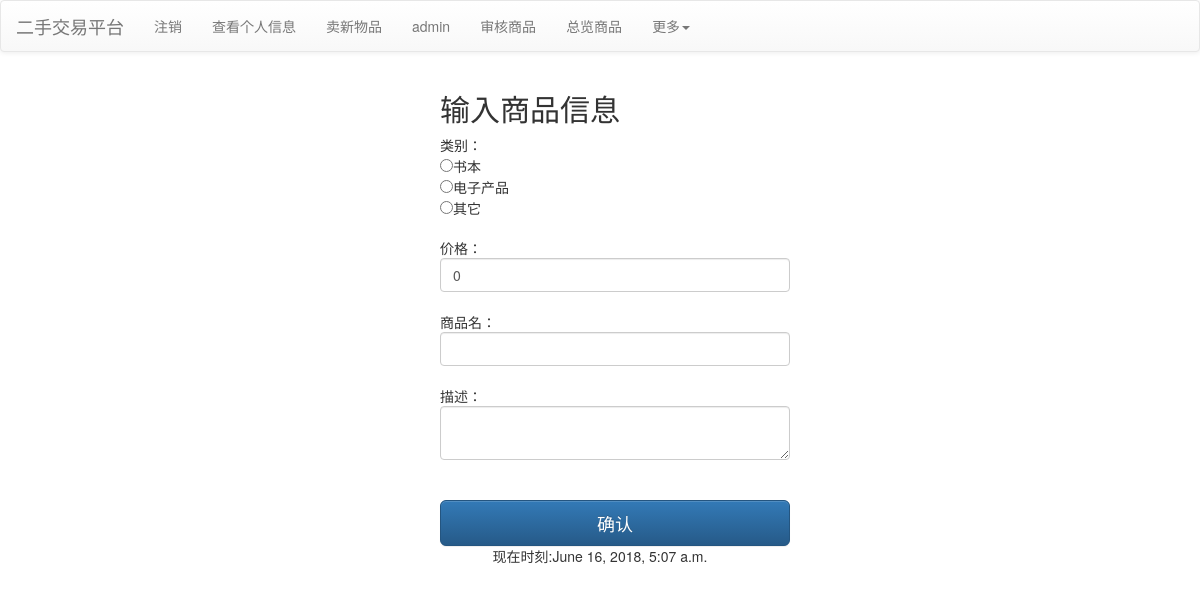
The app's page /product_add (signed in) with its own data.
### mainsite/models.py (models this page shows, shortened)
class Category(models.Model):
    name = models.CharField(max_length = 256)

### mainsite/views.py (the view)
# urls.py: path('product_add', views.product_add),
@login_required(login_url='/login/')
def product_add(request):
    return controllers.Product_control(request).add()

### mainsite/controllers.py (called while the page is built, shortened)
    def add(self):
        if not self.request.user.is_authenticated:
            messages.add_message(self.request, messages.WARNING, "请登录")
            return redirect('/')
        TheTimeOfNow = datetime.now()
        username = self.user.username
        profile_cur = self.profile
        categories = models.Category.objects.all()
        if self.request.method != 'POST':
            return render(self.request, 'product_add.html', locals())

### templates/product_add.html (shortened to what this page needs)
{% extends "base.html" %}
{% block content %}
<div class="container">
    <div class="container">
        <div class="col-md-4 col-md-offset-4">
            <form class="form-signin" action="#" method="POST">
                <h2 class="form-signin-heading">输入商品信息</h2>
                类别：
                <br />
                {% for category in categories %}
                    <input type="radio" name="category" value="{{ category.id }}" required />{{ category.name }}<br />
                {% endfor %}
                <br />
                价格：
                <input type="number" name="price" value="0" min="0" max="99999999.99" step="0.01" class="form-control" required />
                <br />
                商品名：
                <br />
                <input type="text" name="name" maxlength="32" class="form-control" required />
                <br />
                描述：
                <br />
                <textarea name='description' maxlength="256" class="form-control"></textarea>
                <br />
                <br />
                <button class="btn btn-lg btn-primary btn-block" type="submit">确认</button>
            </form>
        </div>
    </div>
</div>
{% endblock %}

### records on screen
Category: name "书本"
Category: name "电子产品"
Category: name "其它"
